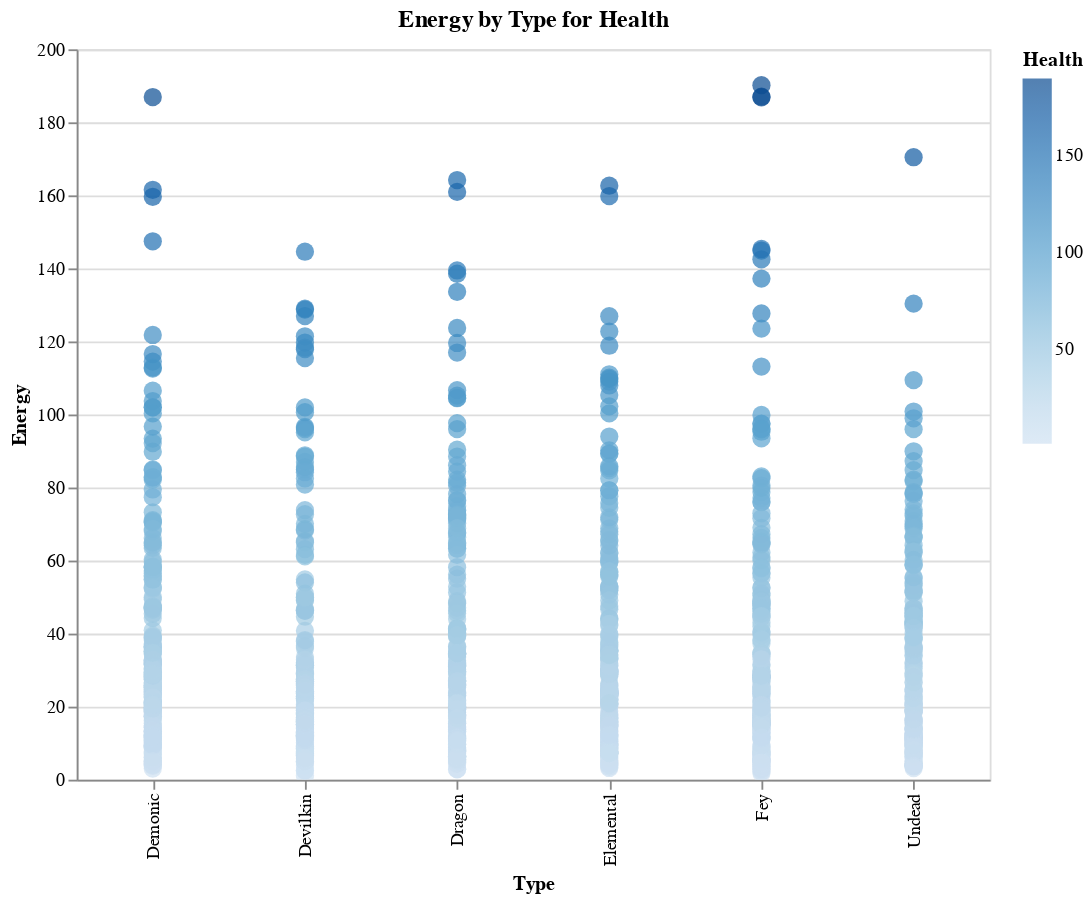

Source (notebook cell):
### Code cell
def chart(df: DataFrame, x: str, y: str, target: str) -> Chart:
    graph = Chart(
        df,
        title=f"{y} by {x} for {target}"
    ).mark_circle(size=100).encode(
        x=x,
        y=y,
        color=target,
        tooltip=Tooltip(df.columns.to_list())
    ).properties(
        width=500, # set width of chart
        height=400 # set height of chart
    ).interactive() # make chart interactive
    return graph

chart(df, 'Type', 'Energy', 'Health')

### Figure 1 — Vega-Lite specification as saved in the notebook (floating-point values rounded to 4 significant figures; data arrays with more than 128 entries replaced by an {"elided": "..."} marker saying what was removed)
{"config": {"view": {"continuousWidth": 300, "continuousHeight": 300}}, "data": {"name": "data-67b532cd79876670d1d6b221f00423bf"}, "mark": {"type": "circle", "size": 100}, "encoding": {"color": {"field": "Health", "type": "quantitative"}, "tooltip": [{"field": "Name", "type": "nominal"}, {"field": "Type", "type": "nominal"}, {"field": "Level", "type": "quantitative"}, {"field": "Rarity", "type": "nominal"}, {"field": "Damage", "type": "nominal"}, {"field": "Health", "type": "quantitative"}, {"field": "Energy", "type": "quantitative"}, {"field": "Sanity", "type": "quantitative"}, {"field": "Timestamp", "type": "nominal"}], "x": {"field": "Type", "type": "nominal"}, "y": {"field": "Energy", "type": "quantitative"}}, "height": 400, "params": [{"name": "param_40", "select": {"type": "interval", "encodings": ["x", "y"]}, "bind": "scales"}], "title": "Energy by Type for Health", "width": 500, "$schema": "https://vega.github.io/schema/vega-lite/v5.15.1.json", "datasets": {"data-67b532cd79876670d1d6b221f00423bf": {"elided": "1024 records"}}}
